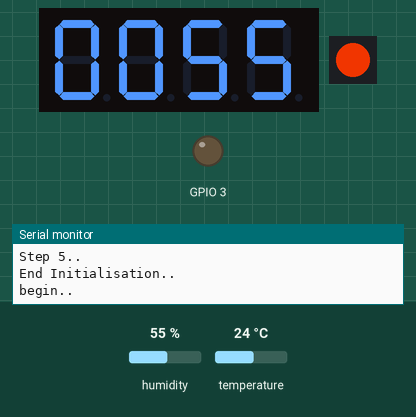
Recording of a program running on a simulated ESP8266 (NodeMCU). On the bench: 4-digit seven-segment display, 1 RGB LEDs in strip order, left to right, output pins drawn as LEDs (lit = HIGH), the last lines printed to the serial monitor. The test bench sets the inputs (shaded band); at power-on: temperature 24 °C, humidity 55 %. Dim RGB values are drawn brighter than linear.

Above: at 2.9 s.
3.0 s: temperature set to 19 °C
At 4.8 s:
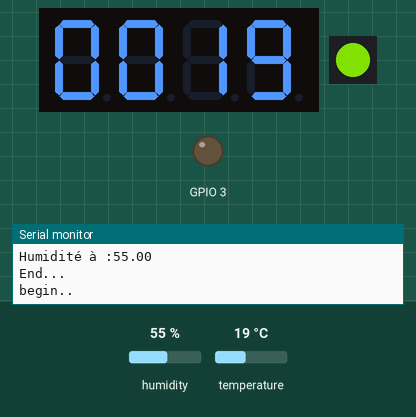
9.1 s: temperature set to 24 °C
At 13.2 s:
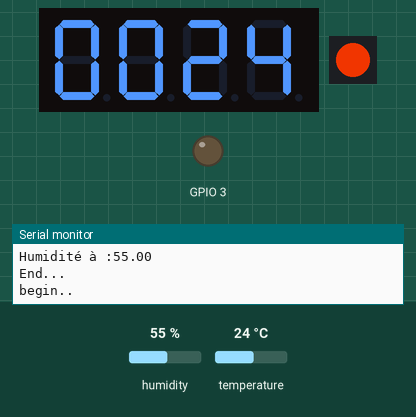
15.2 s: temperature set to 27 °C
At 17.6 s:
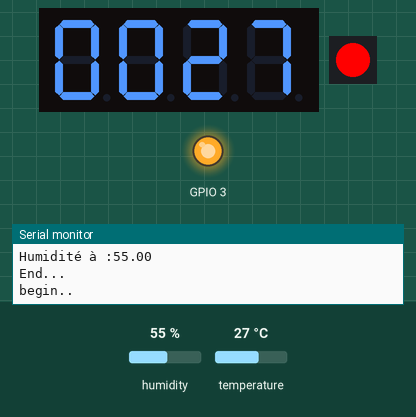
21.3 s: humidity set to 22 %
At 23.6 s:
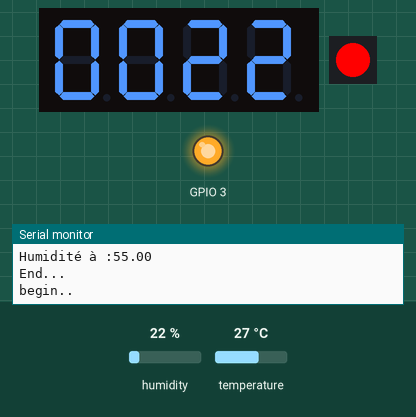
26.3 s: humidity set to 40 %
At 27.9 s:
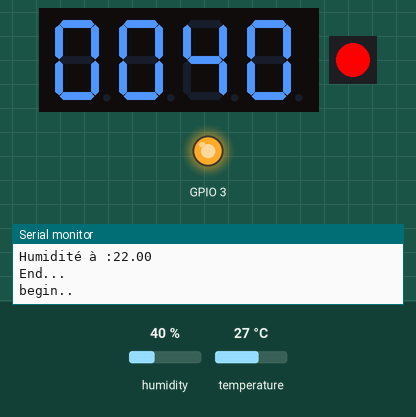
Timing chart, 0 to 29.4 s (numbered marks = the images above; inputs shaded):
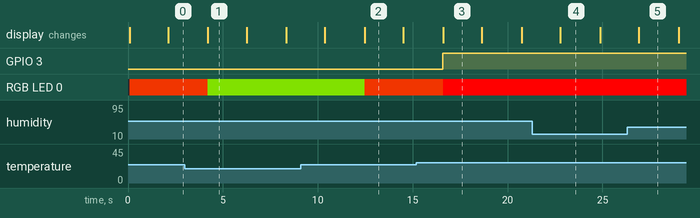

The program:

main.cpp
```cpp
#include <Arduino.h>
#include "Actuator.h"
#include "Capteur.h"
#include <iostream>

// Informations sur le créateur, la date de création et le projet
// Créateur : Cyril VASSEUR et Paul JAULHIAC
// Date de création : 18/12/23
// Projet : C++ project

// Création d'une instance de LED_RGB avec le pin GPIO 13 et une couleur rouge
LED_RGB *myLed = nullptr;
Buzzer *myBuzzer = nullptr;
SevenSegmentDisplay *myDisplay = nullptr;
int sensorValue = 0;
Temperature *CaptTemp = nullptr;
Humidity *CaptHum = nullptr;
bool f_temp = false;
int temp = 0;
int hum = 0;

void setup()
{
  Serial.begin(9600);
  Serial.println("Initialisation begin...");
  myLed = new LED_RGB(D7);
  Serial.println("step 1..");
  myBuzzer = new Buzzer(D9, false);
  Serial.println("step 2..");
  myDisplay = new SevenSegmentDisplay(D3, D5);
  Serial.println("Step 3..");
  CaptTemp = new Temperature("Capteur Temp");
  CaptTemp->setTemp(0);
  CaptTemp->initCom();
  Serial.println("Step 4..");
  CaptHum = new Humidity("Capteur Hum");
  CaptHum->setHum(0);
  CaptHum->initCom();
  Serial.println("Step 5..");
  Serial.println("End Initialisation..");
}

int Exceptionhandler(int temp)
{
  try
  {
    if (temp >= 2)
    {
      throw "Valeur de capteur invalide";
    }
    delay(1000);
  }
  catch (const char *error)
  {
    return -1; // Erreur détectée
  }
  return 0; // Succès
}

void updateColorBasedOnTemperature(float temperature)
{
  // Convertir la température en une valeur de couleur
  int colorValue = map(temperature, 15, 26, 255, 0); // Entre 15 et 30 °C - valeurs de 0 à 255

  // Ajuster la couleur de la LED RGB
  *myLed = {255 - colorValue, colorValue, 0};
}

void WarningTemperature_Humidity(float temperature, float humidity)
{
  if (temperature >= 26 or hum >= 100)
  {
    myBuzzer->SetMode(true);
    *myLed = {255, 0, 0};
  }
  else
  {
    myBuzzer->SetMode(false);
  }
}

void displayTemperature(float temperature)
{
  temp = int(temperature);
  myDisplay->displayNumber(temp);
}

void displayHumidity(float humidity)
{
  hum = int(humidity);
  myDisplay->displayNumber(hum);
}

void loop()
{
  Serial.println("begin..");
  updateColorBasedOnTemperature(CaptTemp->getTemp());
  WarningTemperature_Humidity(CaptTemp->getTemp(), CaptHum->getHum());
  displayTemperature(CaptTemp->getTemp());
  delay(2000);
  displayHumidity(CaptHum->getHum());
  delay(2000);

  // int result = Exceptionhandler(sensorValue);

  // if (result == -1) {
  // Serial.println("Error...");
  // return;
  // }

  myLed->println(Serial);
  myBuzzer->println(Serial);
  myDisplay->println(Serial);

  Serial.print("Température de :");
  Serial.println(CaptTemp->getTemp());
  Serial.print("Humidité à :");
  Serial.println(CaptHum->getHum());
  Serial.println("End...");
}
```

Actuator.h
```cpp
#ifndef ACTUATOR_H
#define ACTUATOR_H

// Inclusion des bibliothèques nécessaires
#include <Arduino.h>
#include <ChainableLED.h>
#include "TM1637.h"
#include <ostream>
#include <vector>

// Utilisation du namespace std
using namespace std;

// Informations sur le créateur, la date de création et le projet
// Créateur : Cyril Vasseur
// Date de création : 18/12/23
// Projet : Projet de C++

// Classe abstraite Actuator : représente un actionneur générique
class Actuator {
public:
  static int nb; // Nombre d'instances d'Actionneur créées
  Actuator() { nb++; } // Constructeur incrémentant le nombre d'instances
  ~Actuator() { nb--; } // Destructeur décrémentant le nombre d'instances
  static int getNb() { return nb; } // Méthode statique pour obtenir le nombre d'instances
};

int Actuator::nb = 0; // Initialisation du compteur d'instances

// Classe LED_RGB : représente une LED RVB contrôlable
class LED_RGB : public Actuator {
private:
  const u_int8_t pin; // Broche de la LED
  int R, G, B; // Composantes rouge, verte et bleue
  ChainableLED Led; // Instance de la bibliothèque ChainableLED

public:
  // Constructeur initialisant la LED avec la broche spécifiée et une LED unique
  LED_RGB(int pin) : pin(pin), R(0), G(0), B(0), Led(pin, D8, 1) {}

  // Méthode pour définir les composantes RVB de la LED
  void setRGB(int colorR, int colorG, int colorB) {
    R = colorR;
    G = colorG;
    B = colorB;
    Led.setColorRGB(0, colorR, colorG, colorB);
  }

  // Surcharge de l'opérateur '=' pour définir les composantes RVB à partir d'un vecteur
  void operator=(const vector<int>& values) {
    if (values.size() == 3) {
      auto it = values.begin();
      R = *it++;
      G = *it++;
      B = *it;
      setRGB(R, G, B);
    }
  }

  // Méthode pour afficher les informations de la LED dans un flux de sortie
  void println(Print& output) const {
    output.print("LED_RGB - Pin: ");
    output.print(pin);
    output.print(", R: ");
    output.print(R);
    output.print(", G: ");
    output.print(G);
    output.print(", B: ");
    output.println(B);
  }
};

// Classe Buzzer : représente un buzzer contrôlable
class Buzzer : public Actuator {
private:
  const int pin; // Broche du buzzer
  boolean mode = false; // Mode du buzzer (activé ou désactivé)

public:
  // Constructeur initialisant le buzzer avec la broche spécifiée et le mode spécifié
  Buzzer(int pinvalue, int mode_B) : pin(pinvalue), mode(mode_B) {
    pinMode(pin, OUTPUT);
    UpdateBuzzerState();
  }

  // Méthode pour définir le mode du buzzer
  void SetMode(boolean NewMode) {
    mode = NewMode;
    UpdateBuzzerState();
  }

private:
  // Méthode pour mettre à jour l'état du buzzer en fonction du mode
  void UpdateBuzzerState() {
    if (mode == true) {
      digitalWrite(pin, HIGH);
    } else {
      digitalWrite(pin, LOW);
    }
  }

public:
  // Méthode pour afficher les informations du buzzer dans un flux de sortie
  void println(Print& output) const {
    output.print("Buzzer - Pin: ");
    output.print(pin);
    output.print(", Mode: ");
    output.println(mode);
  }
};

// Classe SevenSegmentDisplay : représente un afficheur 7 segments contrôlable
class SevenSegmentDisplay : public Actuator {
private:
  const int pinCLK; // Broche de l'horloge
  const int pinDIO; // Broche de données
  TM1637 tm1637; // Instance de la bibliothèque TM1637

public:
  // Constructeur initialisant l'afficheur 7 segments avec les broches spécifiées
  SevenSegmentDisplay(int CLK, int DIO) : pinCLK(CLK), pinDIO(DIO), tm1637(CLK, DIO) {
    tm1637.init();
    tm1637.set(BRIGHT_TYPICAL);
  }

  // Méthode pour afficher un nombre sur l'afficheur
  void displayNumber(int number) {
    int8_t data[] = {0, 0, 0, 0};
    for (int i = 0; i < 4; ++i) {
      data[3 - i] = number % 10;
      number /= 10;
    }
    tm1637.display(data);
  }

  // Méthode pour afficher les informations de l'afficheur dans un flux de sortie
  void println(Print& output) const {
    Serial.print(", PinDIO: ");
    Serial.println(pinDIO);
  }
};

#endif
```

Capteur.cpp
```cpp
#include <DHT.h>
#include <Arduino.h>
#include <Capteur.h>  // Inclure le fichier d'en-tête pour la classe Capteur

// Informations sur le créateur, la date de création et le projet
// Créateur : Paul JAULHIAC
// Date de création : 18/12/23@
// Projet : C++ Project

// Définition de la classe Capteur
int Capteur::nbCapteur = 0;

// Constructeur de la classe Capteur
Capteur::Capteur() {
  nbCapteur++;
}

// Destructeur de la classe Capteur
Capteur::~Capteur() {
  nbCapteur--;
}

// Initialisation du capteur DHT
DHT dht(D6, DHTTYPE);  // DHT11

// Définition de la classe Temperature
String Temperature::name = "";
float Temperature::temp = 0;

// Définition de la classe Humidity
String Humidity::name = "";
float Humidity::hum = 0;

// Constructeur de la classe Temperature
Temperature::Temperature(String nom) {
  name = nom;
  temp = 0;
}

// Constructeur par défaut de la classe Temperature
Temperature::Temperature() {
  name = "tempSens";
  temp = 0;
}

// Accesseurs de la classe Temperature
float Temperature::getTemp() {
  temp = dht.readTemperature(false);
  return temp;
}

void Temperature::setTemp(float t) {
  temp = t;
}

String Temperature::getName() {
  return name;
}

void Temperature::setName(String nom) {
  name = nom;
}

// Méthodes de la classe Temperature
void Temperature::printTemperature() {
  Serial.print("La valeur du capteur de température est : ");
  Serial.println(getTemp());
}

void Temperature::initCom() {
  Wire.begin();
  dht.begin();
}

// Constructeur de la classe Humidity
Humidity::Humidity(String nom) {
  name = nom;
  hum = 0;
}

// Constructeur par défaut de la classe Humidity
Humidity::Humidity() {
  name = "HumSens";
  hum = 0;
}

// Accesseurs de la classe Humidity
float Humidity::getHum() {
  hum = dht.readHumidity();
  return hum;
}

void Humidity::setHum(float h) {
  hum = h;
}

String Humidity::getName() {
  return name;
}

void Humidity::setName(String nom) {
  name = nom;
}

// Méthodes de la classe Humidity
void Humidity::printHumidity() {
  Serial.print("La valeur du capteur d'humidité est : ");
  Serial.println(getHum());
}

void Humidity::initCom() {
  Wire.begin();
  dht.begin();
}
```

Capteur.h
```cpp
#include <iostream>
#include <string>
#include <Arduino.h>
#include "Wire.h"
#include "DHT.h"

// Informations sur le créateur, la date de création et le projet
// Créateur : Paul JAULHIAC
// Date de création : 18/12/23
// Projet : C++ Project

#ifndef CAPTEUR_H
#define CAPTEUR_H

#define DHTTYPE DHT11
#define DHTPIN 2

#if defined(ARDUINO_ARCH_AVR)
    #define debug  Serial

#elif defined(ARDUINO_ARCH_SAMD) || defined(ARDUINO_ARCH_SAM)
    #define debug  SerialUSB
#else
    #define debug  Serial
#endif

class Capteur
{
public :
    static int nbCapteur;

    Capteur();
    ~Capteur();
};

class Temperature : public Capteur
{
private:
    static String name;
    static float temp;

public :
    Temperature(String nom);
    Temperature();

    // Accesseurs :
    float getTemp();
    void setTemp(float t);
    String getName();
    void setName(String nom);

    // Méthodes :
    void printTemperature();
    void initCom();
};

// Classe pour le capteur Humidité :
class Humidity : public Capteur
{
private:
    static String name;
    static float hum;

public :
    Humidity(String nom);
    Humidity();

    // Accesseurs :
    float getHum();
    void setHum(float t);
    String getName();
    void setName(String nom);

    // Méthodes :
    void printHumidity();
    void initCom();
};

#endif // CAPTEUR_H
```

Measured:
- the behaviour switches between 25 and 26 °C on temperature (found by bisection; images 2 and 3)
- after the input at 3.0 s, the display: changes after 1.2 s (image 1)
- after the input at 9.1 s, the display: first differs from a run without the input after 3.4 s (image 2)
- after the input at 15.2 s, GPIO 3: LOW → HIGH after 1.4 s; the display: changes after 1.4 s (image 3)
- after the input at 21.3 s, the display: changes after 1.5 s (image 4)
- after the input at 26.3 s, the display: changes after 0.61 s (image 5)
- what the display in image 1 shows lasts 2.0 s, from 4.2 s to 6.2 s
